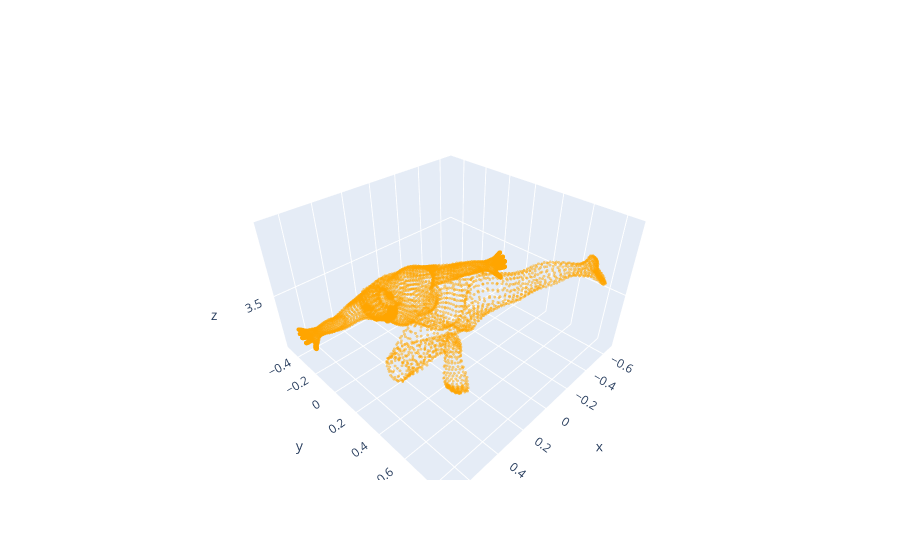

The code cell stored with this chart in its notebook:
### Code cell
plot_points3d(vertices[95], marker_size=1, opacity=0.5)

### Figure 1 — Plotly figure (JSON) as saved in the notebook; plotly's stock layout.template omitted (floating-point values rounded to 4 significant figures; data arrays with more than 128 entries replaced by an {"elided": "..."} marker saying what was removed)
{"data": [{"line": {"color": "orange"}, "marker": {"size": 1}, "mode": "markers", "opacity": 0.5, "type": "scatter3d", "x": {"elided": "6890 float values"}, "y": {"elided": "6890 float values"}, "z": {"elided": "6890 float values"}}], "layout": {}}
